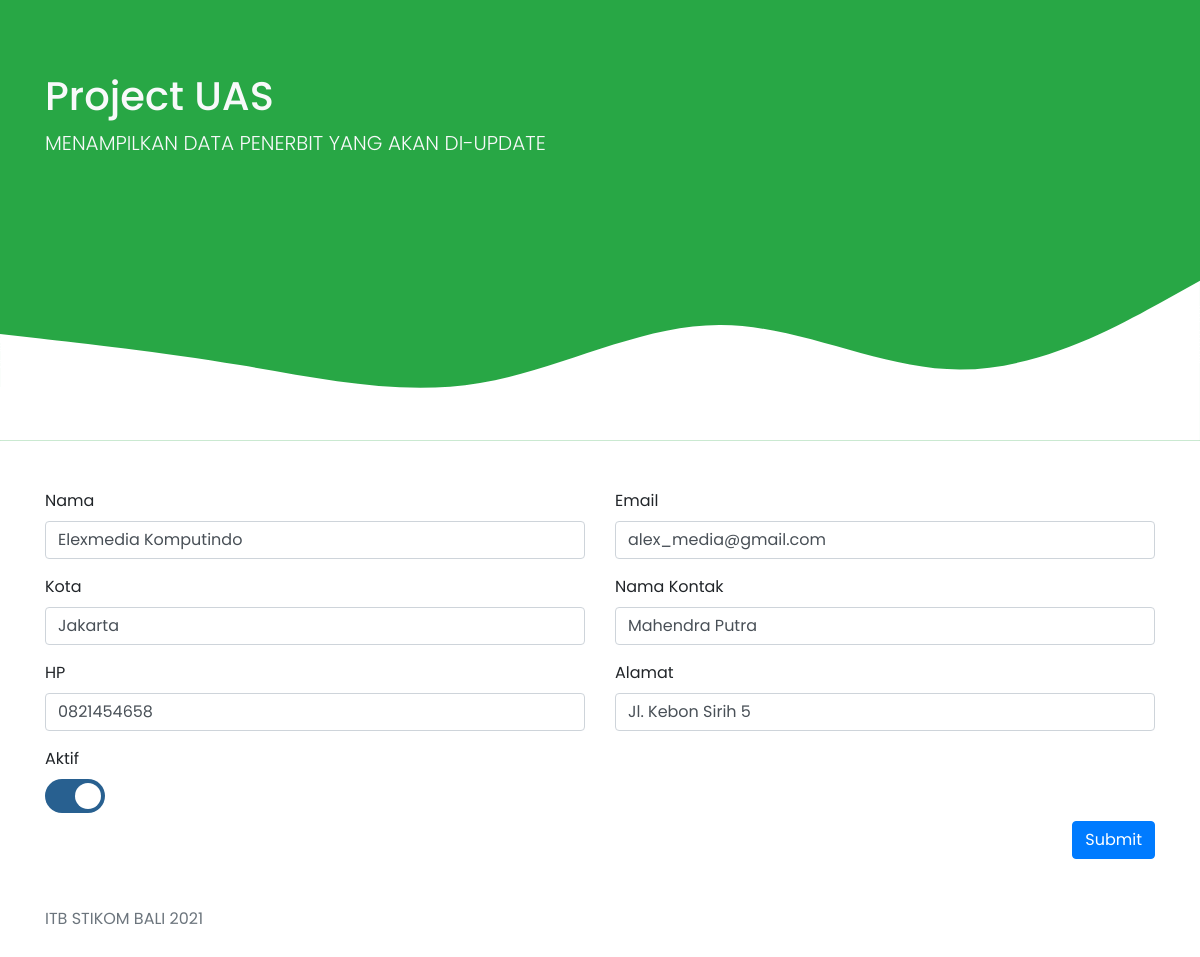
The app's page /190030509-view.php?id=2 with its own data.
### tables this page shows
CREATE TABLE `t_penerbit` (
  `id_penerbit` int(4) NOT NULL,
  `nama` varchar(50) NOT NULL,
  `kota` varchar(30) NOT NULL,
  `contact_name` varchar(50) NOT NULL,
  `contact_phone` varchar(15) NOT NULL,
  `alamat` varchar(100) NOT NULL,
  `email` varchar(60) NOT NULL,
  `status` tinyint(1) NOT NULL
);

### 190030509-view.php (the view, shortened to what this page needs)
<?php
    require "koneksi.php";
    $query = "SELECT * FROM t_penerbit WHERE id_penerbit='" . $_GET['id'] . "'";
    $sql = mysqli_query($koneksi, $query);
    try {
      $data = mysqli_fetch_assoc($sql);
    } catch(Exception $e) {
      echo 'Error : ' . $e->getMessage();
    }
?>
<!doctype html>
<html>
   <head>
      <link rel="stylesheet" href="https://maxcdn.bootstrapcdn.com/bootstrap/4.5.2/css/bootstrap.min.css">
      <link rel="stylesheet" href="../penerbit/style.css">
      <link rel="stylesheet" href="https://cdnjs.cloudflare.com/ajax/libs/font-awesome/4.7.0/css/font-awesome.min.css">
   </head>
   <body>
      <section class="pt-4 bg-success">
         <div>
            <div class="container">
               <h1 class="display-5 pt-5 text-light">Project UAS</h1>
               <p class="lead text-light">MENAMPILKAN DATA PENERBIT YANG AKAN DI-UPDATE</p>
            </div>
         </div>
      </section>
      <div class="container my-5">
         <form action="190030509-update.php?id=<?= $data['id_penerbit'] ?>" onSubmit="return cek_form(this)" method="POST">
            <div class="row">
               <div class="col-lg-6">
                  <div class="form-group">
                     <label for="namaid">Nama</label>
                     <input type="text" class="form-control" id="namaid" placeholder="Masukkan Nama" name="nama" value="<?= $data['nama'] ?>" >
                  </div>
               </div>
               <div class="col-lg-6">
                  <div class="form-group">
                     <label for="email">Email</label>
                     <input type="email" class="form-control" id="emailid" placeholder="Masukkan Email" name="email" value="<?= $data['email'] ?>" >
                  </div>
               </div>
               <div class="col-lg-6">
                  <div class="form-group">
                     <label for="kotaid">Kota</label>
                     <input type="text" class="form-control" id="kotaid" placeholder="Kota" name="kota" value="<?= $data['kota'] ?>" >
                  </div>
               </div>
               <div class="col-lg-6">
                  <div class="form-group">
                     <label for="kontakid">Nama Kontak</label>
                     <input type="text" class="form-control" id="kontakid" placeholder="Masukkan Nama Kontak" name="kontak" value="<?= $data['contact_name'] ?>" >
                  </div>
               </div>
               <div class="col-lg-6">
                  <div class="form-group">
                     <label for="hpid">HP</label>
                     <input type="text" class="form-control" id="hpid" placeholder="Masukkan No HP" name="phone" value="<?= $data['contact_phone'] ?>" >
                  </div>
               </div>
               <div class="col-lg-6">
                  <div class="form-group">
                     <label for="alamatid">Alamat</label>
                     <input type="text" class="form-control" id="alamatid" placeholder="Masukkan Alamat" name="alamat" value="<?= $data['alamat'] ?>" >
                  </div>
               </div>
               <div class="col-lg-12">
                  <label>Aktif</label>
                  <div>
                     <label class="switch">
                     <span class="slider round"></span>
                     </label>
                  </div>
               </div>
            </div>
            <div class="text-right">
               <button type="submit" class="btn btn-primary">Submit</button>
            </div>
         </form>
      </div>
      <footer class="footer my-5">
         <div class="container">
            <span class="text-muted">ITB STIKOM BALI <?= date('Y') ?></span>
         </div>
      </footer>
   </body>
</html>

### style.css (style rules this page uses)
body { font-family: Poppins; }
.switch { position: relative; display: inline-block; width: 60px; height: 34px; }
.slider { position: absolute; cursor: pointer; top: 0; left: 0; right: 0; bottom: 0; background-color: #ccc; -webkit-transition: 0.4s; transition: 0.4s; }
.slider:before { position: absolute; content: ""; height: 26px; width: 26px; left: 4px; bottom: 4px; background-color: white; -webkit-transition: 0.4s; transition: 0.4s; }
input:checked + .slider { background-color: #286090; }
input:checked + .slider:before { -webkit-transform: translateX(26px); -ms-transform: translateX(26px); transform: translateX(26px); }
.slider.round { border-radius: 34px; }
.slider.round:before { border-radius: 50%; }

### records on screen
t_penerbit: nama "Elexmedia Komputindo", email "alex_media@gmail.com", kota "Jakarta", kontak "Mahendra Putra", phone "0821454658", alamat "Jl. Kebon Sirih 5"
